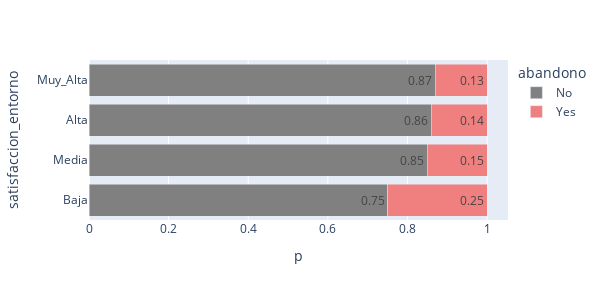
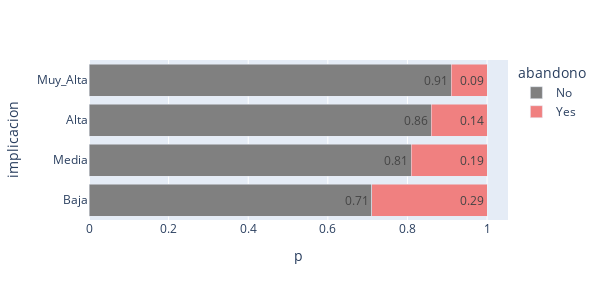
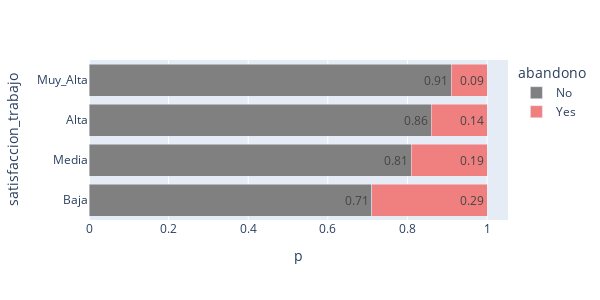
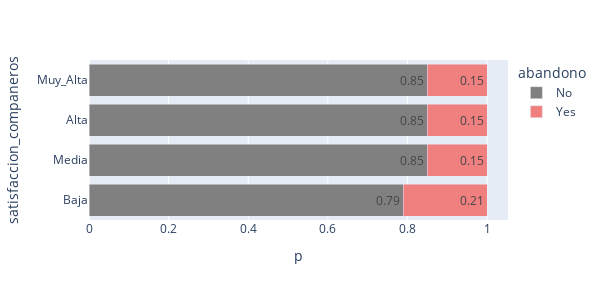

Notebook code cell kept with these figures, in order:
### Markdown cell above
* Satisfacción: hay que ver con el departamento o el puesto si es que la satisfacción es baja
* Evaluación: no tiene nada que ver

### Code cell
for i in ordinales:
   fig = px.bar((df_clean
                  .groupby([i, 'abandono'], as_index=False)
                  .agg(n=('abandono', 'count'))
                  .assign(p = lambda d: round(d['n'] / d.groupby(i)['n'].transform('sum'),2))),
               x='p', y=i,
               color='abandono', 
               color_discrete_map=colores,
               barmode='stack',
               category_orders={i:['Muy_Alta', 'Alta', 'Media', 'Baja']},
               height=300, width=600,
               text_auto=True)
   fig.show()

### Figure 1 — Plotly figure (JSON) as saved in the notebook; plotly's stock layout.template omitted (floating-point values rounded to 4 significant figures)
{"data": [{"alignmentgroup": "True", "hovertemplate": "abandono=No<br>p=%{x}<br>satisfaccion_entorno=%{y}<extra></extra>", "legendgroup": "No", "marker": {"color": "grey", "pattern": {"shape": ""}}, "name": "No", "offsetgroup": "No", "orientation": "h", "showlegend": true, "textposition": "auto", "texttemplate": "%{x}", "type": "bar", "x": [0.86, 0.75, 0.85, 0.87], "xaxis": "x", "y": ["Alta", "Baja", "Media", "Muy_Alta"], "yaxis": "y"}, {"alignmentgroup": "True", "hovertemplate": "abandono=Yes<br>p=%{x}<br>satisfaccion_entorno=%{y}<extra></extra>", "legendgroup": "Yes", "marker": {"color": "lightcoral", "pattern": {"shape": ""}}, "name": "Yes", "offsetgroup": "Yes", "orientation": "h", "showlegend": true, "textposition": "auto", "texttemplate": "%{x}", "type": "bar", "x": [0.14, 0.25, 0.15, 0.13], "xaxis": "x", "y": ["Alta", "Baja", "Media", "Muy_Alta"], "yaxis": "y"}], "layout": {"barmode": "stack", "height": 300, "legend": {"title": {"text": "abandono"}, "tracegroupgap": 0}, "margin": {"t": 60}, "width": 600, "xaxis": {"anchor": "y", "domain": [0, 1], "title": {"text": "p"}}, "yaxis": {"anchor": "x", "categoryarray": ["Baja", "Media", "Alta", "Muy_Alta"], "categoryorder": "array", "domain": [0, 1], "title": {"text": "satisfaccion_entorno"}}}}

### Figure 2 — Plotly figure (JSON) as saved in the notebook; plotly's stock layout.template omitted (floating-point values rounded to 4 significant figures)
{"data": [{"alignmentgroup": "True", "hovertemplate": "abandono=No<br>p=%{x}<br>implicacion=%{y}<extra></extra>", "legendgroup": "No", "marker": {"color": "grey", "pattern": {"shape": ""}}, "name": "No", "offsetgroup": "No", "orientation": "h", "showlegend": true, "textposition": "auto", "texttemplate": "%{x}", "type": "bar", "x": [0.86, 0.71, 0.81, 0.91], "xaxis": "x", "y": ["Alta", "Baja", "Media", "Muy_Alta"], "yaxis": "y"}, {"alignmentgroup": "True", "hovertemplate": "abandono=Yes<br>p=%{x}<br>implicacion=%{y}<extra></extra>", "legendgroup": "Yes", "marker": {"color": "lightcoral", "pattern": {"shape": ""}}, "name": "Yes", "offsetgroup": "Yes", "orientation": "h", "showlegend": true, "textposition": "auto", "texttemplate": "%{x}", "type": "bar", "x": [0.14, 0.29, 0.19, 0.09], "xaxis": "x", "y": ["Alta", "Baja", "Media", "Muy_Alta"], "yaxis": "y"}], "layout": {"barmode": "stack", "height": 300, "legend": {"title": {"text": "abandono"}, "tracegroupgap": 0}, "margin": {"t": 60}, "width": 600, "xaxis": {"anchor": "y", "domain": [0, 1], "title": {"text": "p"}}, "yaxis": {"anchor": "x", "categoryarray": ["Baja", "Media", "Alta", "Muy_Alta"], "categoryorder": "array", "domain": [0, 1], "title": {"text": "implicacion"}}}}

### Figure 3 — Plotly figure (JSON) as saved in the notebook; plotly's stock layout.template omitted (floating-point values rounded to 4 significant figures)
{"data": [{"alignmentgroup": "True", "hovertemplate": "abandono=No<br>p=%{x}<br>satisfaccion_trabajo=%{y}<extra></extra>", "legendgroup": "No", "marker": {"color": "grey", "pattern": {"shape": ""}}, "name": "No", "offsetgroup": "No", "orientation": "h", "showlegend": true, "textposition": "auto", "texttemplate": "%{x}", "type": "bar", "x": [0.86, 0.71, 0.81, 0.91], "xaxis": "x", "y": ["Alta", "Baja", "Media", "Muy_Alta"], "yaxis": "y"}, {"alignmentgroup": "True", "hovertemplate": "abandono=Yes<br>p=%{x}<br>satisfaccion_trabajo=%{y}<extra></extra>", "legendgroup": "Yes", "marker": {"color": "lightcoral", "pattern": {"shape": ""}}, "name": "Yes", "offsetgroup": "Yes", "orientation": "h", "showlegend": true, "textposition": "auto", "texttemplate": "%{x}", "type": "bar", "x": [0.14, 0.29, 0.19, 0.09], "xaxis": "x", "y": ["Alta", "Baja", "Media", "Muy_Alta"], "yaxis": "y"}], "layout": {"barmode": "stack", "height": 300, "legend": {"title": {"text": "abandono"}, "tracegroupgap": 0}, "margin": {"t": 60}, "width": 600, "xaxis": {"anchor": "y", "domain": [0, 1], "title": {"text": "p"}}, "yaxis": {"anchor": "x", "categoryarray": ["Baja", "Media", "Alta", "Muy_Alta"], "categoryorder": "array", "domain": [0, 1], "title": {"text": "satisfaccion_trabajo"}}}}

### Figure 4 — Plotly figure (JSON) as saved in the notebook; plotly's stock layout.template omitted (floating-point values rounded to 4 significant figures)
{"data": [{"alignmentgroup": "True", "hovertemplate": "abandono=No<br>p=%{x}<br>satisfaccion_companeros=%{y}<extra></extra>", "legendgroup": "No", "marker": {"color": "grey", "pattern": {"shape": ""}}, "name": "No", "offsetgroup": "No", "orientation": "h", "showlegend": true, "textposition": "auto", "texttemplate": "%{x}", "type": "bar", "x": [0.85, 0.79, 0.85, 0.85], "xaxis": "x", "y": ["Alta", "Baja", "Media", "Muy_Alta"], "yaxis": "y"}, {"alignmentgroup": "True", "hovertemplate": "abandono=Yes<br>p=%{x}<br>satisfaccion_companeros=%{y}<extra></extra>", "legendgroup": "Yes", "marker": {"color": "lightcoral", "pattern": {"shape": ""}}, "name": "Yes", "offsetgroup": "Yes", "orientation": "h", "showlegend": true, "textposition": "auto", "texttemplate": "%{x}", "type": "bar", "x": [0.15, 0.21, 0.15, 0.15], "xaxis": "x", "y": ["Alta", "Baja", "Media", "Muy_Alta"], "yaxis": "y"}], "layout": {"barmode": "stack", "height": 300, "legend": {"title": {"text": "abandono"}, "tracegroupgap": 0}, "margin": {"t": 60}, "width": 600, "xaxis": {"anchor": "y", "domain": [0, 1], "title": {"text": "p"}}, "yaxis": {"anchor": "x", "categoryarray": ["Baja", "Media", "Alta", "Muy_Alta"], "categoryorder": "array", "domain": [0, 1], "title": {"text": "satisfaccion_companeros"}}}}
